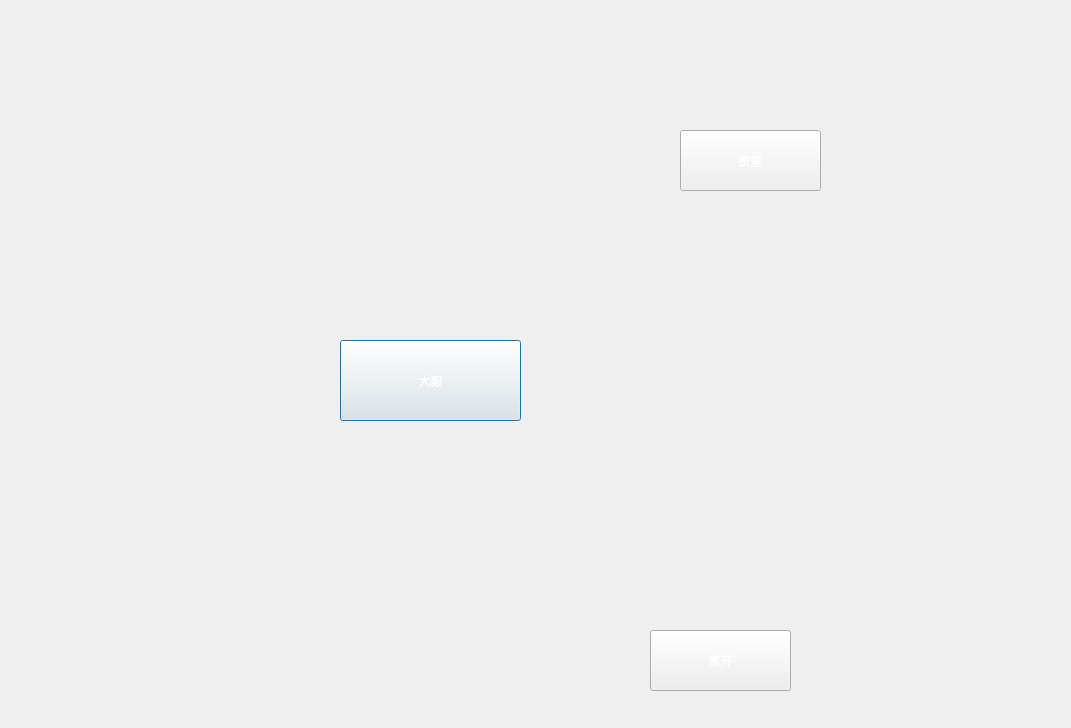
<?xml version="1.0" encoding="UTF-8"?>
<ui version="4.0">
 <class>Cangshan</class>
 <widget class="QDialog" name="Cangshan">
  <property name="geometry">
   <rect>
    <x>0</x>
    <y>0</y>
    <width>1071</width>
    <height>728</height>
   </rect>
  </property>
  <property name="sizePolicy">
   <sizepolicy hsizetype="Fixed" vsizetype="Fixed">
    <horstretch>0</horstretch>
    <verstretch>0</verstretch>
   </sizepolicy>
  </property>
  <property name="minimumSize">
   <size>
    <width>1071</width>
    <height>728</height>
   </size>
  </property>
  <property name="maximumSize">
   <size>
    <width>1071</width>
    <height>728</height>
   </size>
  </property>
  <property name="windowTitle">
   <string>无涯</string>
  </property>
  <property name="windowIcon">
   <iconset resource="Menu.qrc">
    <normaloff>:/icon/Resources/无涯.png</normaloff>:/icon/Resources/无涯.png</iconset>
  </property>
  <property name="styleSheet">
   <string notr="true">border-image: url(:/image/Resources/cangshan.png);</string>
  </property>
  <widget class="QPushButton" name="btnDadian">
   <property name="geometry">
    <rect>
     <x>340</x>
     <y>340</y>
     <width>181</width>
     <height>81</height>
    </rect>
   </property>
   <property name="styleSheet">
    <string notr="true">border-image: url(:/other/Resources/透明背景.png);
border-image: url(:/other/Resources/边框2.png);
color: rgb(255, 255, 255);
font: 32pt &quot;隶书&quot;;</string>
   </property>
   <property name="text">
    <string>大殿</string>
   </property>
  </widget>
  <widget class="QPushButton" name="btnMishi">
   <property name="geometry">
    <rect>
     <x>680</x>
     <y>130</y>
     <width>141</width>
     <height>61</height>
    </rect>
   </property>
   <property name="styleSheet">
    <string notr="true">border-image: url(:/other/Resources/透明背景.png);
border-image: url(:/other/Resources/边框2.png);
color: rgb(255, 255, 255);
font: 26pt &quot;隶书&quot;;</string>
   </property>
   <property name="text">
    <string>密室</string>
   </property>
  </widget>
  <widget class="QLabel" name="lblText">
   <property name="geometry">
    <rect>
     <x>40</x>
     <y>510</y>
     <width>971</width>
     <height>211</height>
    </rect>
   </property>
   <property name="styleSheet">
    <string notr="true">border-image: url(:/other/Resources/透明背景.png);
color: rgb(255, 255, 255);
font: 16pt &quot;隶书&quot;;</string>
   </property>
   <property name="text">
    <string/>
   </property>
   <property name="alignment">
    <set>Qt::AlignLeading|Qt::AlignLeft|Qt::AlignTop</set>
   </property>
   <property name="wordWrap">
    <bool>true</bool>
   </property>
  </widget>
  <widget class="QPushButton" name="btnOut">
   <property name="geometry">
    <rect>
     <x>650</x>
     <y>630</y>
     <width>141</width>
     <height>61</height>
    </rect>
   </property>
   <property name="styleSheet">
    <string notr="true">border-image: url(:/other/Resources/透明背景.png);
border-image: url(:/other/Resources/边框2.png);
color: rgb(255, 255, 255);
font: 26pt &quot;隶书&quot;;</string>
   </property>
   <property name="text">
    <string>离开</string>
   </property>
  </widget>
 </widget>
 <layoutdefault spacing="6" margin="11"/>
 <resources>
  <include location="Menu.qrc"/>
 </resources>
 <connections/>
</ui>
